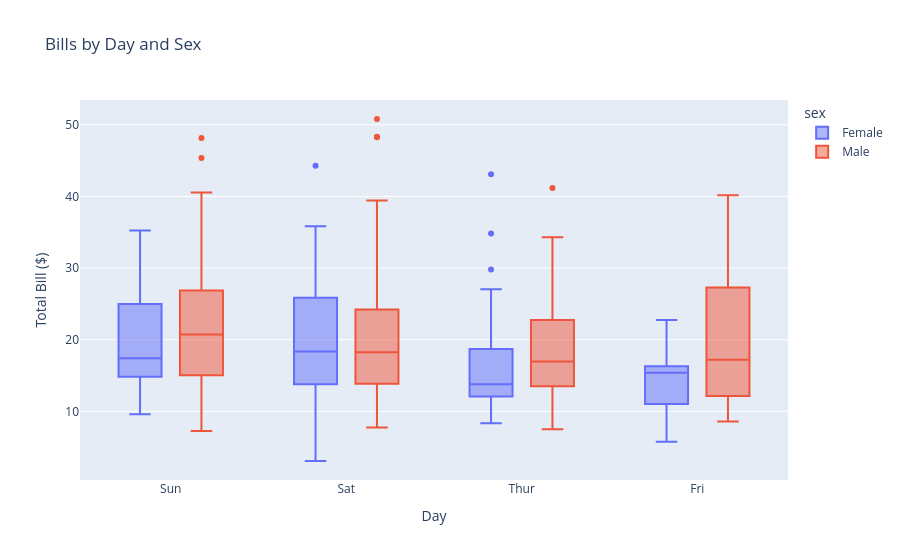
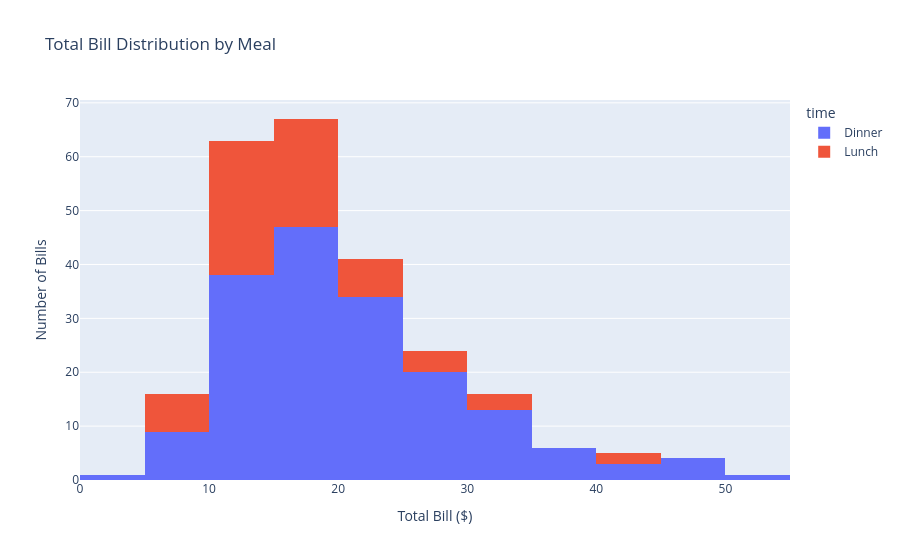

Notebook cell for these charts, in order:
### Markdown cell above
### Task 9: Interactive box plot and histogram

### Code cell
fig = px.box(tips, x="day", y="total_bill", color="sex", title="Bills by Day and Sex")
fig.update_layout(xaxis_title="Day", yaxis_title="Total Bill ($)")
fig.show()
fig = px.histogram(tips, x="total_bill", color="time", nbins=15, title="Total Bill Distribution by Meal")
fig.update_layout(xaxis_title="Total Bill ($)", yaxis_title="Number of Bills")
fig.show()

### Figure 1 — Plotly figure (JSON) as saved in the notebook; plotly's stock layout.template omitted (floating-point values rounded to 4 significant figures; data arrays with more than 128 entries replaced by an {"elided": "..."} marker saying what was removed)
{"data": [{"alignmentgroup": "True", "hovertemplate": "sex=Female<br>day=%{x}<br>total_bill=%{y}<extra></extra>", "legendgroup": "Female", "marker": {"color": "#636efa"}, "name": "Female", "notched": false, "offsetgroup": "Female", "orientation": "v", "showlegend": true, "type": "box", "x": ["Sun", "Sun", "Sun", "Sun", "Sun", "Sun", "Sat", "Sat", "Sat", "Sat", "Sat", "Sat", "Sun", "Sun", "Sat", "Sat", "Sat", "Sat", "Sat", "Sat", "Sat", "Thur", "Thur", "Fri", "Fri", "Fri", "Fri", "Fri", "Sat", "Sat", "Sat", "Sat", "Sat", "Sun", "Sun", "Thur", "Thur", "Thur", "Thur", "Thur", "Thur", "Thur", "Thur", "Thur", "Thur", "Thur", "Thur", "Thur", "Thur", "Thur", "Thur", "Thur", "Thur", "Thur", "Thur", "Thur", "Thur", "Sun", "Sun", "Sun", "Sun", "Sun", "Sat", "Sat", "Sun", "Sun", "Sun", "Thur", "Thur", "Thur", "Thur", "Thur", "Thur", "Thur", "Sat", "Sat", "Sat", "Sat", "Sat", "Fri", "Fri", "Fri", "Fri", "Sat", "Sat", "Sat", "Thur"], "x0": " ", "xaxis": "x", "y": [16.99, 24.59, 35.26, 14.83, 10.33, 16.97, 20.29, 15.77, 19.65, 15.06, 20.69, 16.93, 10.29, 34.81, 26.41, 16.45, 3.07, 17.07, 26.86, 25.28, 14.73, 10.07, 34.83, 5.75, 16.32, 22.75, 11.35, 15.38, 44.3, 22.42, 20.92, 14.31, 7.25, 25.71, 17.31, 10.65, 12.43, 24.08, 13.42, 12.48, 29.8, 14.52, 11.38, 20.27, 11.17, 12.26, 18.26, 8.51, 10.33, 14.15, 13.16, 17.47, 27.05, 16.43, 8.35, 18.64, 11.87, 29.85, 25.0, 13.39, 16.21, 17.51, 10.59, 10.63, 9.6, 20.9, 18.15, 19.81, 43.11, 13.0, 12.74, 13.0, 16.4, 16.47, 12.76, 13.27, 28.17, 12.9, 30.14, 13.42, 15.98, 16.27, 10.09, 22.12, 35.83, 27.18, 18.78], "y0": " ", "yaxis": "y"}, {"alignmentgroup": "True", "hovertemplate": "sex=Male<br>day=%{x}<br>total_bill=%{y}<extra></extra>", "legendgroup": "Male", "marker": {"color": "#EF553B"}, "name": "Male", "notched": false, "offsetgroup": "Male", "orientation": "v", "showlegend": true, "type": "box", "x": {"elided": "157 str values"}, "x0": " ", "xaxis": "x", "y": {"elided": "157 float values"}, "y0": " ", "yaxis": "y"}], "layout": {"boxmode": "group", "legend": {"title": {"text": "sex"}, "tracegroupgap": 0}, "title": {"text": "Bills by Day and Sex"}, "xaxis": {"anchor": "y", "domain": [0, 1], "title": {"text": "Day"}}, "yaxis": {"anchor": "x", "domain": [0, 1], "title": {"text": "Total Bill ($)"}}}}

### Figure 2 — Plotly figure (JSON) as saved in the notebook; plotly's stock layout.template omitted (floating-point values rounded to 4 significant figures; data arrays with more than 128 entries replaced by an {"elided": "..."} marker saying what was removed)
{"data": [{"bingroup": "x", "hovertemplate": "time=Dinner<br>total_bill=%{x}<br>count=%{y}<extra></extra>", "legendgroup": "Dinner", "marker": {"color": "#636efa", "pattern": {"shape": ""}}, "name": "Dinner", "nbinsx": 15, "orientation": "v", "showlegend": true, "type": "histogram", "x": {"elided": "176 float values"}, "xaxis": "x", "yaxis": "y"}, {"bingroup": "x", "hovertemplate": "time=Lunch<br>total_bill=%{x}<br>count=%{y}<extra></extra>", "legendgroup": "Lunch", "marker": {"color": "#EF553B", "pattern": {"shape": ""}}, "name": "Lunch", "nbinsx": 15, "orientation": "v", "showlegend": true, "type": "histogram", "x": [27.2, 22.76, 17.29, 19.44, 16.66, 10.07, 32.68, 15.98, 34.83, 13.03, 18.28, 24.71, 21.16, 10.65, 12.43, 24.08, 11.69, 13.42, 14.26, 15.95, 12.48, 29.8, 8.52, 14.52, 11.38, 22.82, 19.08, 20.27, 11.17, 12.26, 18.26, 8.51, 10.33, 14.15, 16.0, 13.16, 17.47, 34.3, 41.19, 27.05, 16.43, 8.35, 18.64, 11.87, 9.78, 7.51, 19.81, 28.44, 15.48, 16.58, 7.56, 10.34, 43.11, 13.0, 13.51, 18.71, 12.74, 13.0, 16.4, 20.53, 16.47, 12.16, 13.42, 8.58, 15.98, 13.42, 16.27, 10.09], "xaxis": "x", "yaxis": "y"}], "layout": {"barmode": "relative", "legend": {"title": {"text": "time"}, "tracegroupgap": 0}, "title": {"text": "Total Bill Distribution by Meal"}, "xaxis": {"anchor": "y", "domain": [0, 1], "title": {"text": "Total Bill ($)"}}, "yaxis": {"anchor": "x", "domain": [0, 1], "title": {"text": "Number of Bills"}}}}
